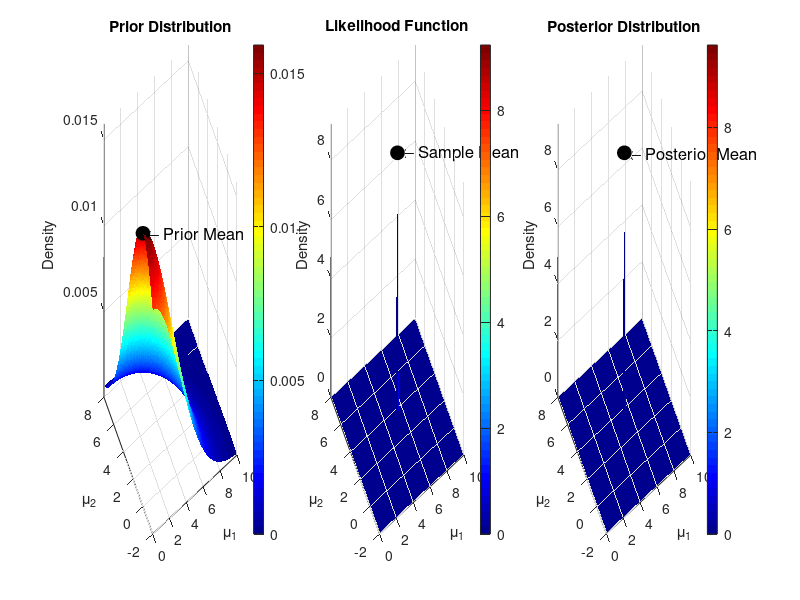

MATLAB code to generate this figure:
clc;clear all
close all% Parameters
mu_true = [5; 3];  % True mean vector [μ₁, μ₂]
Sigma = [4, 1; 1, 2];  % Known covariance matrix Σ
mu0 = [0; 0];  % Prior mean vector μ₀
Sigma0 = [10, 0; 0, 10];  % Prior covariance matrix Σ₀
n = 5000;  % Sample size

% Simulate data
% rng(0);  % For reproducibility
X = mvnrnd(mu_true, Sigma, n)';  % Simulate n samples (each column is a sample)

% Compute sample mean
x_bar = mean(X, 2);  % Sample mean vector x̄

% Compute posterior covariance matrix
Sigma_n_inv = n * inv(Sigma) + inv(Sigma0);  % Compute inverse of posterior covariance
Sigma_n = inv(Sigma_n_inv);  % Posterior covariance matrix Σₙ

% Compute posterior mean vector
mu_n = Sigma_n * (n * inv(Sigma) * x_bar + inv(Sigma0) * mu0);  % Posterior mean vector μₙ

% Display results
disp('Prior Mean (μ₀):');
disp(mu0);
disp('Prior Covariance Matrix (Σ₀):');
disp(Sigma0);
disp('Sample Mean (x̄):');
disp(x_bar);
disp('Posterior Mean (μₙ):');
disp(mu_n);
disp('Posterior Covariance Matrix (Σₙ):');
disp(Sigma_n);

% Plotting
% Create grid for plotting
x1 = linspace(mu_true(1) - 5, mu_true(1) + 5, 100);  % Range for μ₁
x2 = linspace(mu_true(2) - 5, mu_true(2) + 5, 100);  % Range for μ₂
[X1, X2] = meshgrid(x1, x2);  % Create meshgrid for μ₁ and μ₂
grid_points = [X1(:), X2(:)]';  % Grid points for evaluation

% Compute densities
prior_pdf = mvnpdf(grid_points', mu0', Sigma0);  % Prior PDF evaluated at grid points
likelihood_pdf = mvnpdf(grid_points', x_bar', Sigma / n);  % Likelihood PDF
posterior_pdf = mvnpdf(grid_points', mu_n', Sigma_n);  % Posterior PDF

% Reshape for surface plot
prior_pdf = reshape(prior_pdf, size(X1));  % Reshape prior PDF for plotting
likelihood_pdf = reshape(likelihood_pdf, size(X1));  % Reshape likelihood PDF
posterior_pdf = reshape(posterior_pdf, size(X1));  % Reshape posterior PDF

% Plot 3D surfaces
figure('Position', [100, 100, 1800, 500]);

% Prior Distribution Plot
subplot(1,3,1);
surf(X1, X2, prior_pdf, 'EdgeColor', 'none');
title('Prior Distribution');
xlabel('\mu_1');
ylabel('\mu_2');
zlabel('Density');
axis tight;
grid on;
view(-30, 30);  % Adjust view angle
colorbar;
hold on;
scatter3(mu0(1), mu0(2), max(prior_pdf(:)), 100, 'k', 'filled', 'MarkerEdgeColor', 'k');
text(mu0(1), mu0(2), max(prior_pdf(:)), ' \leftarrow Prior Mean', 'FontSize', 12);

% Likelihood Function Plot
subplot(1,3,2);
surf(X1, X2, likelihood_pdf, 'EdgeColor', 'none');
title('Likelihood Function');
xlabel('\mu_1');
ylabel('\mu_2');
zlabel('Density');
axis tight;
grid on;
view(-30, 30);
colorbar;
hold on;
scatter3(x_bar(1), x_bar(2), max(likelihood_pdf(:)), 100, 'k', 'filled', 'MarkerEdgeColor', 'k');
text(x_bar(1), x_bar(2), max(likelihood_pdf(:)), ' \leftarrow Sample Mean', 'FontSize', 12);

% Posterior Distribution Plot
subplot(1,3,3);
surf(X1, X2, posterior_pdf, 'EdgeColor', 'none');
title('Posterior Distribution');
xlabel('\mu_1');
ylabel('\mu_2');
zlabel('Density');
axis tight;
grid on;
view(-30, 30);
colorbar;
hold on;
scatter3(mu_n(1), mu_n(2), max(posterior_pdf(:)), 100, 'k', 'filled', 'MarkerEdgeColor', 'k');
text(mu_n(1), mu_n(2), max(posterior_pdf(:)), ' \leftarrow Posterior Mean', 'FontSize', 12);

% Adjust color mapping for better visualization
colormap jet;
